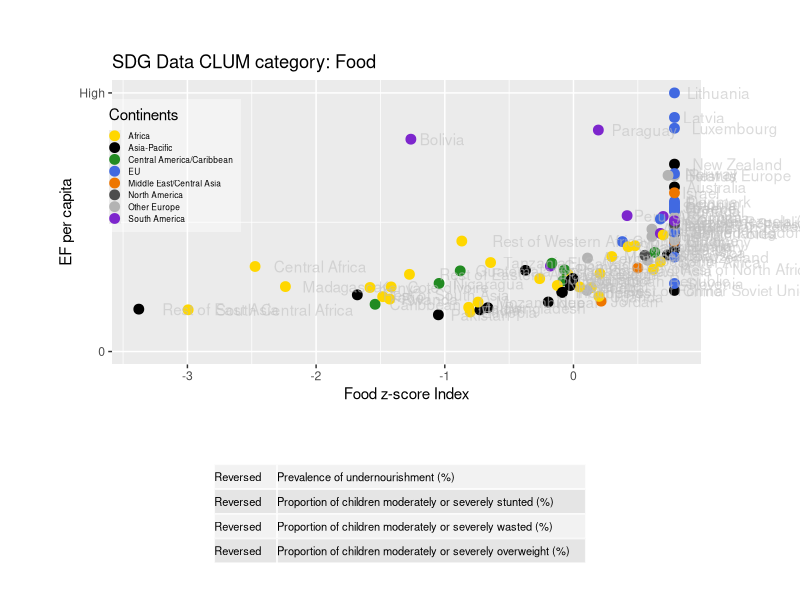
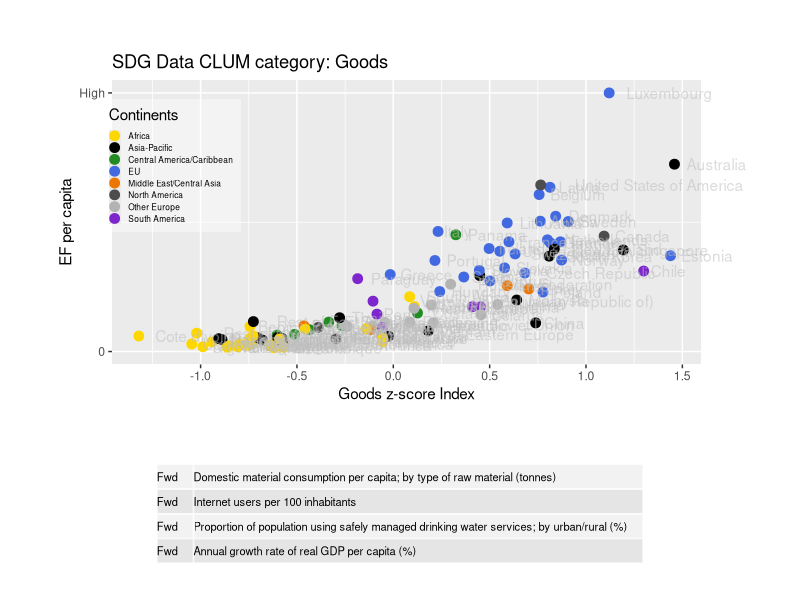
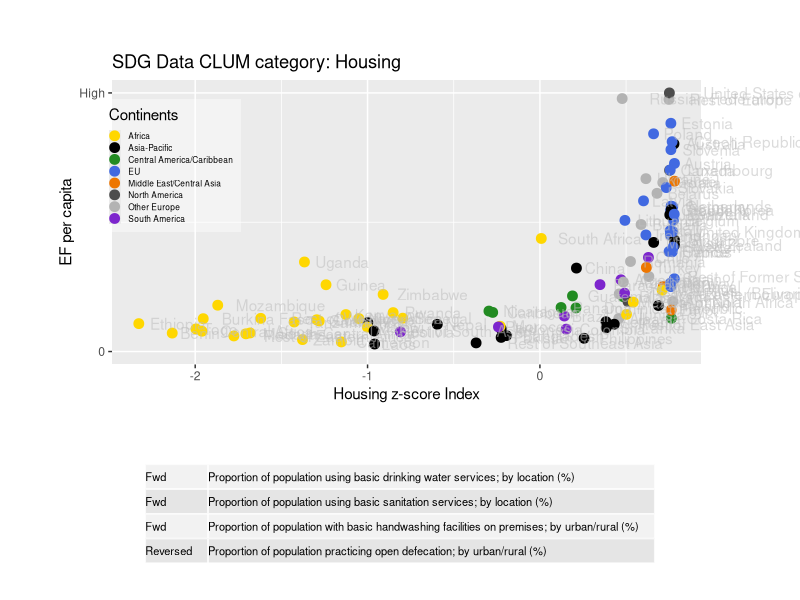

Write R code to recreate these figures, in order. (Note: this script raises an error after producing the figures.)
library(ggplot2)
library(grid)
library(gridExtra)

"Set the minimum QScore to be included in the data"
QScoreMin <- 4

#Pull the data from csv files
EFWBData <- read.csv("2017_GTAPCLUM_WB.csv")
EFSDGData <- read.csv("2017_GTAPCLUM_SDG.csv")
EFSDGWBData <- read.csv("2017_GTAPCLUM_WBSDG.csv")
WBIndicatorsDLd_Inc <- read.csv("WBIndicatorsDownloaded-Included.csv")
SDGIndicatorsDld_Inc <- read.csv("SDGIndicatorsDownloaded-Included.csv")
WBSDGIndicatorsDld_Inc <- read.csv("WBSDGIndicatorsDownloaded-Included.csv")
#Pull the data from csv files
# EFWBData <- read.csv("./GFN_Data_Visualization/ScatterVisuals/NFA_WB_2017_CLUM.csv")
# EFSDGData <- read.csv("./GFN_Data_Visualization/ScatterVisuals/NFA_SDG_2017_CLUM.csv")
# IndicatorsDownloaded <- read.csv("./GFN_Data_Visualization/ScatterVisuals/IndicatorsDownloaded.csv")
# SDGIndicatorsDownloaded <- read.csv("./GFN_Data_Visualization/ScatterVisuals/SDGIndicatorsDownloaded.csv")

#color.codes<-as.character(c("#3399FF", "#FF0000", "#000000"))

#subet data by year and QScore to plot
Year = 2011
EFWBData11 <- subset(EFWBData, (EFWBData$year == Year & EFWBData$QScore > QScoreMin))
EFSDGData11 <- subset(EFSDGData,(EFSDGData$year == Year & EFSDGData$QScore > QScoreMin))
EFSDGWBData11 <- subset(EFSDGWBData, (EFSDGWBData$year == Year & EFSDGWBData$QScore > QScoreMin))


Food.EFWBData11 <- subset(EFWBData11, EFWBData11$clum7_name == "Food")
Goods.EFWBData11 <- subset(EFWBData11, EFWBData11$clum7_name == "Goods")
Government.EFWBData11 <- subset(EFWBData11, EFWBData11$clum7_name == "Government")
Housing.EFWBData11 <- subset(EFWBData11, EFWBData11$clum7_name == "Housing")
PersonalTransportation.EFWBData11 <- subset(EFWBData11, EFWBData11$clum7_name == "Personal Transportation")
Services.EFWBData11 <- subset(EFWBData11, EFWBData11$clum7_name == "Services")
GFCF.EFWBData11 <- subset(EFWBData11, EFWBData11$clum7_name == "Gross Fixed Capital Formation")


Food.EFSDGData11 <- subset(EFSDGData11, EFSDGData11$clum7_name == "Food")
Goods.EFSDGData11 <- subset(EFSDGData11, EFSDGData11$clum7_name == "Goods")
Government.EFSDGData11 <- subset(EFSDGData11, EFSDGData11$clum7_name == "Government")
Housing.EFSDGData11 <- subset(EFSDGData11, EFSDGData11$clum7_name == "Housing")
PersonalTransportation.EFSDGData11 <- subset(EFSDGData11, EFSDGData11$clum7_name == "Personal Transportation")
Services.EFSDGData11 <- subset(EFSDGData11, EFSDGData11$clum7_name == "Services")
GFCF.EFSDGData11 <- subset(EFSDGData11, EFSDGData11$clum7_name == "Gross Fixed Capital Formation")

Food.EFSDGWBData11 <- subset(EFSDGWBData11, EFSDGWBData11$clum7_name == "Food")
Goods.EFSDGWBData11 <- subset(EFSDGWBData11, EFSDGWBData11$clum7_name == "Goods")
Government.EFSDGWBData11 <- subset(EFSDGWBData11, EFSDGWBData11$clum7_name == "Government")
Housing.EFSDGWBData11 <- subset(EFSDGWBData11, EFSDGWBData11$clum7_name == "Housing")
PersonalTransportation.EFSDGWBData11 <- subset(EFSDGWBData11, EFSDGWBData11$clum7_name == "Personal Transportation")
Services.EFSDGWBData11 <- subset(EFSDGWBData11, EFSDGWBData11$clum7_name == "Services")
GFCF.EFSDGWBData11 <- subset(EFSDGWBData11, EFSDGWBData11$clum7_name == "Gross Fixed Capital Formation")

if (file.exists("Plots")){print("Plots directory already exists")
} else {
  dir.create("Plots/")
}

plotfunc <- function(data, title, CLUMcat, IndDL, height1, height2){
  myColors <-   c("gold","black", "forestgreen", "royalblue", "darkorange2", "grey30", "grey70", "purple3")
  names(myColors) <- levels(data$Continents)
  colScale <- scale_colour_manual(name = "Continents",values = myColors)
  p <- ggplot(data, aes(ZScore_Index, total , colour = Continents)) +
    geom_point(size = 3) +
    geom_text(label = data$GTAP_name,hjust=-.2, alpha=0.55, colour="grey") +
    colScale +
    #Remove the below line to get values on the y-axis
    scale_y_continuous(breaks=c(0,max(data$total, na.rm = TRUE)), labels=c("0", "High"), limits = c(0,max(data$total, na.rm = TRUE))) +
    labs(title = paste(title,"CLUM category:",data$clum7_name), y = "EF per capita", x = paste(data$clum7_name ,"z-score Index")) +
    theme(plot.margin = unit(c(1,2,1,1),"cm"), legend.position = c(.1,.7),
          legend.text = element_text(colour="black", size=6),
          legend.key.size = unit(.05,"cm"),
          legend.background = element_rect(fill=alpha ("white",0.4))) 
  gt <- ggplot_gtable(ggplot_build(p)) 
  gt$layout$clip[gt$layout$name == "panel"] <- "off" 
  
  
  tb <- tableGrob(cbind(as.character(IndDL[,5][IndDL$CLUM==CLUMcat]),
                        stringr::str_wrap(as.character(IndDL[,3][IndDL$CLUM==CLUMcat]),160)),
                  theme = ttheme_default(base_size=8,
                                         core = list(fg_params=list(hjust=0, x=0))))
  # tb <- tableGrob(cbind(subset(IndDL[,5],IndDL$CLUM==CLUMcat),subset(IndDL[,3],IndDL$CLUM==CLUMcat)),
  #                 theme = ttheme_default(base_size=8,
  #                                        core = list(fg_params=list(hjust=0, x=0))))
  # 
  plotname <- paste("Plots/",deparse(substitute(data)),".pdf", sep ="")
  pdf(plotname,width=12,height=9, onefile = FALSE)
  dev.off
  grid.newpage()
  grid.arrange(gt, tb, nrow=2, heights = c(height1, height2), vp=viewport(width=0.95, height=0.95))
  dev.off()
}

# change if no pause(waitlength) between charts wanted
peruse <- "no"
waitlength <- 0
pause <- function (secs){
  if (peruse=="yes"){Sys.sleep(secs)
  } else {
  }
}

#Plot and output all SDG Indicators 
plotfunc(Food.EFSDGData11,"SDG Data", "Food", SDGIndicatorsDld_Inc, 1.5, .5)
pause(waitlength)
plotfunc(Goods.EFSDGData11,"SDG Data", "Goods",SDGIndicatorsDld_Inc, 1.5, .5)
pause(waitlength)
plotfunc(Housing.EFSDGData11,"SDG Data", "Housing", SDGIndicatorsDld_Inc, 1.5, .5)
pause(waitlength)
plotfunc(Services.EFSDGData11,"SDG Data", "Services", SDGIndicatorsDld_Inc, 1.5, .5)
pause(waitlength)
try(plotfunc(PersonalTransportation.EFSDGData11,"SDG Data", "Transport", SDGIndicatorsDld_Inc, 1.5, .5))
pause(waitlength)
plotfunc(Government.EFSDGData11,"SDG Data", "Government", SDGIndicatorsDld_Inc, 1.5, .5)
pause(waitlength)
plotfunc(GFCF.EFSDGData11,"SDG Data", "GFCF", SDGIndicatorsDld_Inc, 1.5, .5)
pause(waitlength)

#Plot and output all WB Indicators
plotfunc(Food.EFWBData11,"World Bank Data", "Food",WBIndicatorsDLd_Inc, 1.5, .5)
pause(waitlength)
#Added manual line to WBIndicatorsDLd_Inc for WBGoods to work with function
plotfunc(Goods.EFWBData11,"World Bank Data", "Goods", WBIndicatorsDLd_Inc, 1.5, .5)
pause(waitlength)
plotfunc(Services.EFWBData11,"World Bank Data", "Services",WBIndicatorsDLd_Inc, 2, .8)
pause(waitlength)
plotfunc(Housing.EFWBData11,"World Bank Data", "Housing",WBIndicatorsDLd_Inc, 1.5, .5)
pause(waitlength)
plotfunc(PersonalTransportation.EFWBData11,"World Bank Data", "Personal Transportation",WBIndicatorsDLd_Inc, 1.5, .5)
pause(waitlength)
try(plotfunc(GFCF.EFWBData11,"World Bank Data", "GFCF",WBIndicatorsDLd_Inc, 2, .5))
pause(waitlength)
plotfunc(Government.EFWBData11,"World Bank Data", "Government",WBIndicatorsDLd_Inc, 2, .8)
pause(waitlength)

#Plot and output all SDG and WB  Combination Indicators
plotfunc(Food.EFSDGWBData11,"SDG & World Bank Data", "Food", WBSDGIndicatorsDld_Inc, 1.5, .5)
pause(waitlength)
#Added manual line to WBIndicatorsDLd_Inc for WBGoods to work with function
plotfunc(Goods.EFSDGWBData11,"SDG & World Bank Data", "Goods", WBSDGIndicatorsDld_Inc, 1.5, .5)
pause(waitlength)
plotfunc(Services.EFSDGWBData11,"SDG & World Bank Data", "Services",WBSDGIndicatorsDld_Inc, 2, .8)
pause(waitlength)
plotfunc(Housing.EFSDGWBData11,"SDG & World Bank Data", "Housing",WBSDGIndicatorsDld_Inc, 1.5, .5)
pause(waitlength)
plotfunc(PersonalTransportation.EFSDGWBData11,"SDG & World Bank Data", "Personal Transportation",WBSDGIndicatorsDld_Inc, 1.5, .5)
pause(waitlength)
try(plotfunc(GFCF.EFSDGWBData11,"SDG & World Bank Data", "GFCF",WBSDGIndicatorsDld_Inc, 1.5, .5))
pause(waitlength)
plotfunc(Government.EFSDGWBData11,"SDG & World Bank Data", "Government",WBSDGIndicatorsDld_Inc, 2, .8)
pause(waitlength)
